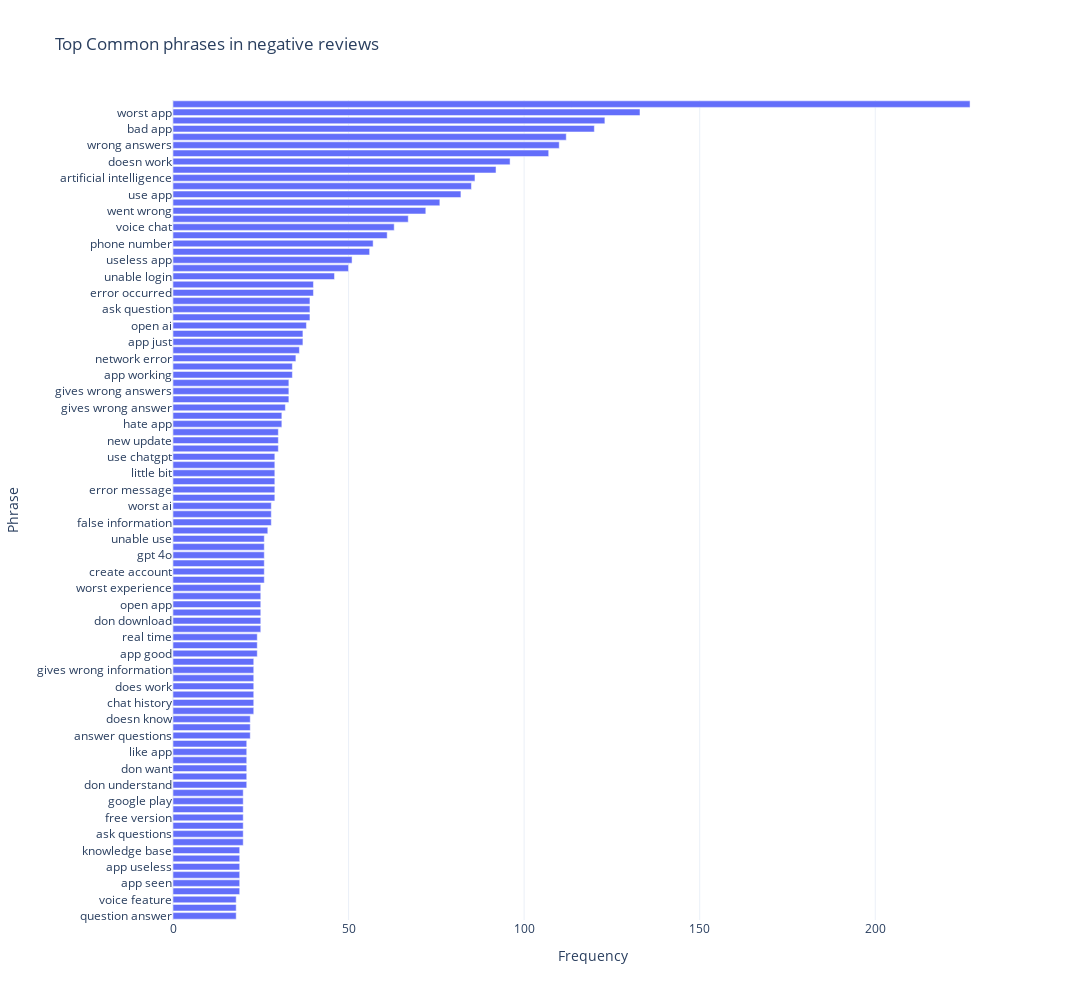

Notebook code for this chart:
### Code cell
# Analyzing what users don't like about ChatGPT

# filter reviews with negative sentiment 
negative_reviews = df[df['Sentiment']=='Negative']['Review']

# Use Count vectorizer to extract common phrases(n-grams) for negative reviews 
X_neg = vectorizer.fit_transform(negative_reviews)

# Sum the count of each phrase in negative reviews
phrase_counts_neg = X_neg.sum(axis=0)
phrases_neg = vectorizer.get_feature_names_out()
phrase_freq_neg = [(phrases_neg[i],phrase_counts_neg[0,i]) for i in range(len(phrases_neg))]

#Sort phrases by frequency 
phrase_freq_neg = sorted(phrase_freq_neg,key = lambda x:x[1],reverse = True)

phrase_neg_df = pd.DataFrame(phrase_freq_neg,columns = ['Phrase','Frequency'])

# plotting 
fig = px.bar(phrase_neg_df,
             x='Frequency',
             y='Phrase',
             orientation ='h',
             title='Top Common phrases in negative reviews',
             labels={'Phrase':'Phrase','Frequency':'Frequency'},
             width=1200,
             height=1000)
fig.update_layout(
    xaxis_title = 'Frequency',
    yaxis_title = 'Phrase',
    yaxis={'categoryorder':'total ascending'}
)
fig.show()

### Figure 1 — Plotly figure (JSON) as saved in the notebook; plotly's stock layout.template omitted (floating-point values rounded to 4 significant figures)
{"data": [{"alignmentgroup": "True", "hovertemplate": "Frequency=%{x}<br>Phrase=%{y}<extra></extra>", "legendgroup": "", "marker": {"color": "#636efa", "pattern": {"shape": ""}}, "name": "", "offsetgroup": "", "orientation": "h", "showlegend": false, "textposition": "auto", "type": "bar", "x": [227, 133, 123, 120, 112, 110, 107, 96, 92, 86, 85, 82, 76, 72, 67, 63, 61, 57, 56, 51, 50, 46, 40, 40, 39, 39, 39, 38, 37, 37, 36, 35, 34, 34, 33, 33, 33, 32, 31, 31, 30, 30, 30, 29, 29, 29, 29, 29, 29, 28, 28, 28, 27, 26, 26, 26, 26, 26, 26, 25, 25, 25, 25, 25, 25, 24, 24, 24, 23, 23, 23, 23, 23, 23, 23, 22, 22, 22, 21, 21, 21, 21, 21, 21, 20, 20, 20, 20, 20, 20, 20, 19, 19, 19, 19, 19, 19, 18, 18, 18], "xaxis": "x", "y": ["chat gpt", "worst app", "wrong answer", "bad app", "gives wrong", "wrong answers", "game changer", "doesn work", "wrong information", "artificial intelligence", "don know", "use app", "try later", "went wrong", "waste time", "voice chat", "web version", "phone number", "extremely helpful", "useless app", "bad experience", "unable login", "error occurred", "giving wrong", "app doesn", "ask question", "won let", "open ai", "app just", "long time", "good app", "network error", "app working", "correct answer", "answer question", "gives wrong answers", "keeps saying", "gives wrong answer", "hate app", "september 2021", "answer wrong", "new update", "using app", "able login", "error message", "internet connection", "little bit", "paid version", "use chatgpt", "false information", "using chatgpt", "worst ai", "play store", "chatgpt app", "create account", "don like", "gpt 4o", "really bad", "unable use", "android app", "don download", "google account", "open app", "stopped working", "worst experience", "app good", "helps lot", "real time", "app bad", "chat history", "chatgpt plus", "does work", "fix problem", "gives wrong information", "stupid app", "answer questions", "answers wrong", "doesn know", "don understand", "don use", "don want", "download app", "like app", "really annoying", "app app", "ask questions", "extra ordinary", "free version", "getting worse", "google play", "january 2022", "app don", "app seen", "app use", "app useless", "feel like", "knowledge base", "question answer", "using google", "voice feature"], "yaxis": "y"}], "layout": {"barmode": "relative", "height": 1000, "legend": {"tracegroupgap": 0}, "title": {"text": "Top Common phrases in negative reviews"}, "width": 1200, "xaxis": {"anchor": "y", "domain": [0, 1], "title": {"text": "Frequency"}}, "yaxis": {"anchor": "x", "categoryorder": "total ascending", "domain": [0, 1], "title": {"text": "Phrase"}}}}
